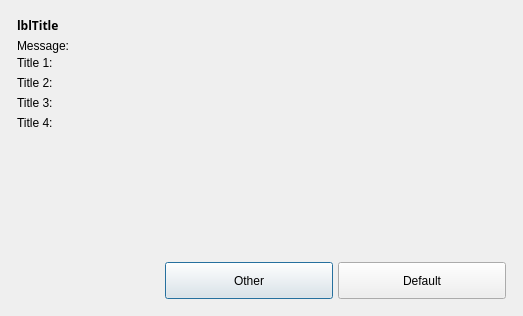
<?xml version="1.0" encoding="UTF-8"?>
<ui version="4.0">
 <class>Dialog</class>
 <widget class="QDialog" name="Dialog">
  <property name="geometry">
   <rect>
    <x>0</x>
    <y>0</y>
    <width>523</width>
    <height>316</height>
   </rect>
  </property>
  <property name="windowTitle">
   <string>Dialog</string>
  </property>
  <property name="autoFillBackground">
   <bool>false</bool>
  </property>
  <layout class="QVBoxLayout" name="verticalLayout_2">
   <item>
    <widget class="QFrame" name="frContainer">
     <property name="frameShape">
      <enum>QFrame::NoFrame</enum>
     </property>
     <property name="frameShadow">
      <enum>QFrame::Raised</enum>
     </property>
     <layout class="QVBoxLayout" name="verticalLayout">
      <property name="spacing">
       <number>0</number>
      </property>
      <property name="margin">
       <number>6</number>
      </property>
      <item>
       <layout class="QHBoxLayout" name="DialogTitle">
        <property name="bottomMargin">
         <number>5</number>
        </property>
        <item>
         <widget class="QLabel" name="lblTitle">
          <property name="sizePolicy">
           <sizepolicy hsizetype="Preferred" vsizetype="Preferred">
            <horstretch>0</horstretch>
            <verstretch>0</verstretch>
           </sizepolicy>
          </property>
          <property name="maximumSize">
           <size>
            <width>16777215</width>
            <height>45</height>
           </size>
          </property>
          <property name="font">
           <font>
            <family>Century Gothic</family>
            <weight>75</weight>
            <bold>true</bold>
           </font>
          </property>
          <property name="text">
           <string>lblTitle</string>
          </property>
         </widget>
        </item>
       </layout>
      </item>
      <item>
       <widget class="QLabel" name="lblMessage">
        <property name="text">
         <string>Message:</string>
        </property>
       </widget>
      </item>
      <item>
       <layout class="QHBoxLayout" name="horizontalLayout">
        <item>
         <layout class="QFormLayout" name="formLayout">
          <property name="fieldGrowthPolicy">
           <enum>QFormLayout::AllNonFixedFieldsGrow</enum>
          </property>
          <property name="labelAlignment">
           <set>Qt::AlignRight|Qt::AlignTrailing|Qt::AlignVCenter</set>
          </property>
          <item row="0" column="0">
           <widget class="QLabel" name="lblTitle1">
            <property name="text">
             <string>Title 1:</string>
            </property>
           </widget>
          </item>
          <item row="1" column="0">
           <widget class="QLabel" name="lblTitle2">
            <property name="text">
             <string>Title 2:</string>
            </property>
           </widget>
          </item>
          <item row="2" column="0">
           <widget class="QLabel" name="lblTitle3">
            <property name="text">
             <string>Title 3:</string>
            </property>
           </widget>
          </item>
          <item row="3" column="0">
           <widget class="QLabel" name="lblTitle4">
            <property name="text">
             <string>Title 4:</string>
            </property>
           </widget>
          </item>
          <item row="0" column="1">
           <widget class="QFrame" name="txtValue1">
            <property name="sizePolicy">
             <sizepolicy hsizetype="Preferred" vsizetype="Fixed">
              <horstretch>1</horstretch>
              <verstretch>0</verstretch>
             </sizepolicy>
            </property>
            <property name="minimumSize">
             <size>
              <width>100</width>
              <height>20</height>
             </size>
            </property>
            <property name="frameShape">
             <enum>QFrame::NoFrame</enum>
            </property>
            <property name="frameShadow">
             <enum>QFrame::Raised</enum>
            </property>
           </widget>
          </item>
          <item row="1" column="1">
           <widget class="QFrame" name="txtValue2">
            <property name="sizePolicy">
             <sizepolicy hsizetype="Preferred" vsizetype="Fixed">
              <horstretch>1</horstretch>
              <verstretch>0</verstretch>
             </sizepolicy>
            </property>
            <property name="minimumSize">
             <size>
              <width>100</width>
              <height>20</height>
             </size>
            </property>
            <property name="frameShape">
             <enum>QFrame::NoFrame</enum>
            </property>
            <property name="frameShadow">
             <enum>QFrame::Raised</enum>
            </property>
           </widget>
          </item>
          <item row="2" column="1">
           <widget class="QFrame" name="txtValue3">
            <property name="sizePolicy">
             <sizepolicy hsizetype="Preferred" vsizetype="Fixed">
              <horstretch>1</horstretch>
              <verstretch>0</verstretch>
             </sizepolicy>
            </property>
            <property name="minimumSize">
             <size>
              <width>100</width>
              <height>20</height>
             </size>
            </property>
            <property name="frameShape">
             <enum>QFrame::NoFrame</enum>
            </property>
            <property name="frameShadow">
             <enum>QFrame::Raised</enum>
            </property>
           </widget>
          </item>
          <item row="3" column="1">
           <widget class="QFrame" name="txtValue4">
            <property name="sizePolicy">
             <sizepolicy hsizetype="Preferred" vsizetype="Fixed">
              <horstretch>1</horstretch>
              <verstretch>0</verstretch>
             </sizepolicy>
            </property>
            <property name="minimumSize">
             <size>
              <width>100</width>
              <height>20</height>
             </size>
            </property>
            <property name="frameShape">
             <enum>QFrame::NoFrame</enum>
            </property>
            <property name="frameShadow">
             <enum>QFrame::Raised</enum>
            </property>
           </widget>
          </item>
         </layout>
        </item>
        <item>
         <spacer name="ContentRightSpacer">
          <property name="orientation">
           <enum>Qt::Horizontal</enum>
          </property>
          <property name="sizeHint" stdset="0">
           <size>
            <width>40</width>
            <height>20</height>
           </size>
          </property>
         </spacer>
        </item>
       </layout>
      </item>
      <item>
       <spacer name="ContentBottomSpacer">
        <property name="orientation">
         <enum>Qt::Vertical</enum>
        </property>
        <property name="sizeHint" stdset="0">
         <size>
          <width>20</width>
          <height>43</height>
         </size>
        </property>
       </spacer>
      </item>
      <item>
       <layout class="QHBoxLayout" name="DialogButtons">
        <property name="topMargin">
         <number>5</number>
        </property>
        <item>
         <spacer name="ButtonAlignSpacer">
          <property name="orientation">
           <enum>Qt::Horizontal</enum>
          </property>
          <property name="sizeHint" stdset="0">
           <size>
            <width>40</width>
            <height>20</height>
           </size>
          </property>
         </spacer>
        </item>
        <item>
         <widget class="QPushButton" name="btnCancel">
          <property name="enabled">
           <bool>true</bool>
          </property>
          <property name="minimumSize">
           <size>
            <width>168</width>
            <height>37</height>
           </size>
          </property>
          <property name="maximumSize">
           <size>
            <width>168</width>
            <height>37</height>
           </size>
          </property>
          <property name="text">
           <string>Other</string>
          </property>
          <property name="default">
           <bool>false</bool>
          </property>
         </widget>
        </item>
        <item>
         <spacer name="ButtonsSpacer">
          <property name="orientation">
           <enum>Qt::Horizontal</enum>
          </property>
          <property name="sizeType">
           <enum>QSizePolicy::Fixed</enum>
          </property>
          <property name="sizeHint" stdset="0">
           <size>
            <width>5</width>
            <height>20</height>
           </size>
          </property>
         </spacer>
        </item>
        <item>
         <widget class="QPushButton" name="btnOK">
          <property name="enabled">
           <bool>true</bool>
          </property>
          <property name="minimumSize">
           <size>
            <width>168</width>
            <height>37</height>
           </size>
          </property>
          <property name="maximumSize">
           <size>
            <width>168</width>
            <height>37</height>
           </size>
          </property>
          <property name="text">
           <string>Default</string>
          </property>
          <property name="default">
           <bool>false</bool>
          </property>
         </widget>
        </item>
       </layout>
      </item>
     </layout>
    </widget>
   </item>
  </layout>
 </widget>
 <resources/>
 <connections/>
</ui>
